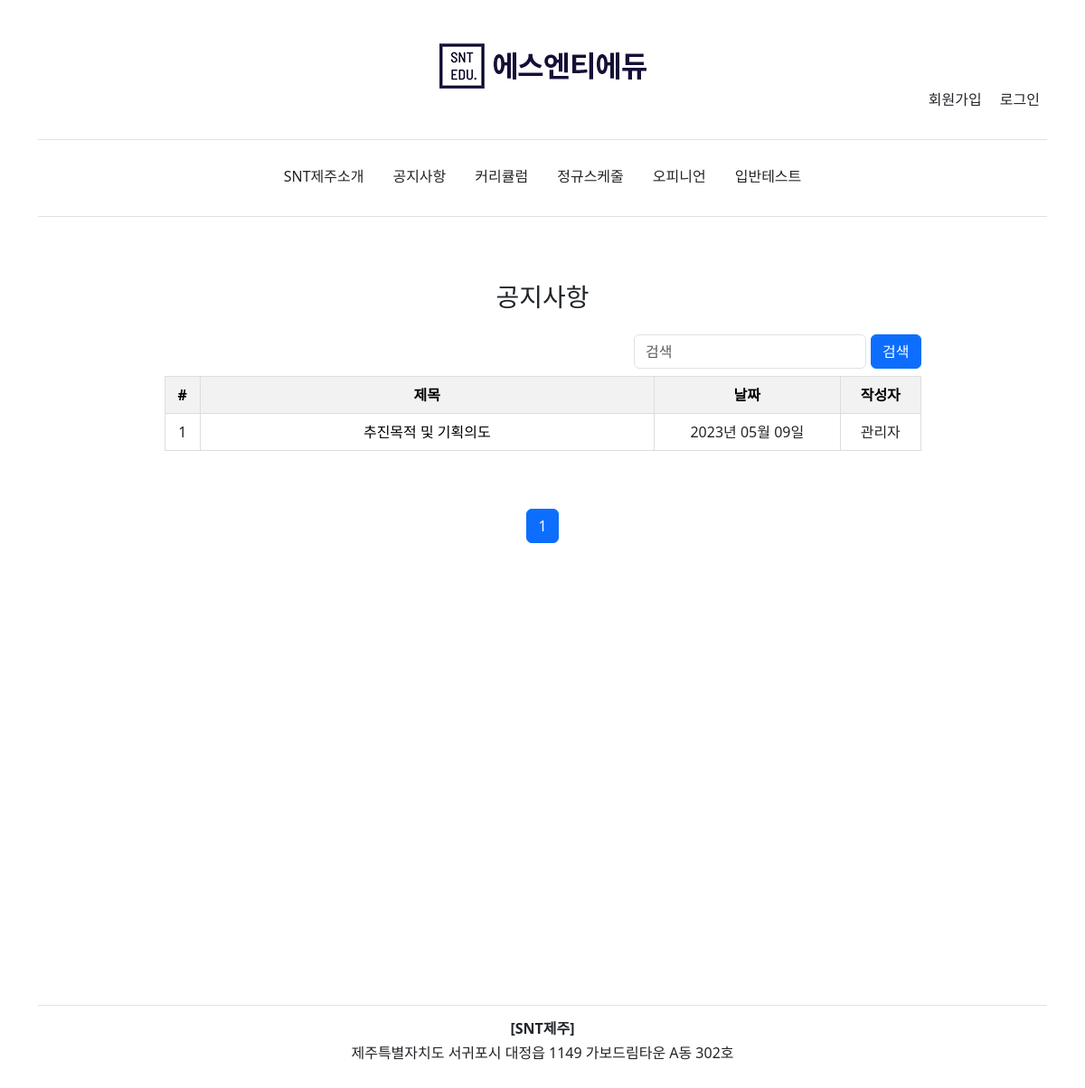
The app's page /announce/ with its own data.
### announce/models.py (models this page shows, shortened)
class BlogPost(models.Model):
	class Meta:
		verbose_name = '공지사항'
		verbose_name_plural = '공지사항'
	title 					= models.CharField(verbose_name='제목', max_length=70, null=False, blank=False)
	body 					= models.TextField(verbose_name='내용', max_length=50000, null=False, blank=False)
	image		 			= models.ImageField(verbose_name='사진', upload_to=upload_location, null=True, blank=True)
	date_published 			= models.DateTimeField(auto_now_add=True, verbose_name="업로드 일짜")
	date_updated 			= models.DateTimeField(auto_now=True, verbose_name="마지막 업데이트")
	author 					= models.ForeignKey(settings.AUTH_USER_MODEL, on_delete=models.CASCADE, verbose_name='작성자', related_name='announce_blog_posts')
	slug 					= AutoSlugField(populate_from='title', unique=True, validators=[slug_validator])

### account/models.py (models this page shows, shortened)
class Account(AbstractBaseUser):
	class Meta:
		verbose_name = '회원정보'
		verbose_name_plural = '회원정보'
	email 				= models.EmailField(verbose_name='이메일', max_length=60, unique=True)
	username 			= models.CharField(verbose_name='아이디', max_length=30, unique=True)
	date_joined			= models.DateTimeField(verbose_name='회원가입일', auto_now_add=True)
	last_login 			= models.DateTimeField(verbose_name='마지막로그인', auto_now=True)
	is_admin 			= models.BooleanField(verbose_name='어드민계정', default=False)
	is_staff			= models.BooleanField(verbose_name='스태프계정', default=False)
	is_superuser		= models.BooleanField(default=False)
	is_active 			= models.BooleanField(verbose_name='활성화계정', default=True)
	first_name			= models.CharField(verbose_name="이름", max_length=30)
	phone_number		= models.CharField(verbose_name="휴대번호", max_length=11)
	USERNAME_FIELD = 'username'
	REQUIRED_FIELDS = ['email', 'first_name', 'phone_number']
	objects = MyAccountManager()

### personal/views.py (the view)
# urls.py: path('announce/', announce_view, name="announce"),
def announce_view(request):
	context = {}
	query = ""
	if request.GET:
		query = request.GET.get('q', '')
		context['query'] = str(query)
	blog_posts = sorted(get_blog_queryset2(query), key=attrgetter('date_updated'), reverse=True)
	page = request.GET.get('page', 1)
	blog_posts_paginator = Paginator(blog_posts, BLOG_POSTS_PER_PAGE)
	try:
		blog_posts = blog_posts_paginator.page(page)
	except PageNotAnInteger:
		blog_posts = blog_posts_paginator.page(BLOG_POSTS_PER_PAGE)
	except EmptyPage:
		blog_posts = blog_posts_paginator.page(blog_posts_paginator.num_pages)
	context['blog_posts'] = blog_posts
	return render(request, "personal/announce.html", context)

### announce/views.py (called while the page is built)
def get_blog_queryset2(query=None):
	queryset = []
	queries = query.split(" ") # python install 2019 = [python, install, 2019]
	for q in queries:
		posts = BlogPost.objects.filter(
				Q(title__icontains=q) |
				Q(body__icontains=q)
			).distinct()
		for post in posts:
			queryset.append(post)
	return list(set(queryset))

### personal/templates/personal/announce.html (shortened to what this page needs)
{% extends 'base.html' %}
{% load static %}
{% block content %}
<div class="text-center">
	<h2 class="h3 mb-3 fw-normal">공지사항</h2>
	<div class="container">
		<div class="row justify-content-center">
			<div class="left-column col-lg-9">
				<div class="text-center">
					<div class="search-bar mt-sm-2 mb-2">
						<form class="form-inline d-flex" method="get">
							<input class="form-control mr-sm-2" type="text" name="q" id="id_q" placeholder="검색">
							<button class="btn btn-primary" type="submit">검색</button>
						</form>
					</div>
					<div class="table-responsive">
						<table class="table table-custom border-top">
							<thead>
								<tr>
									<th scope="col">#</th>
									<th scope="col">제목</th>
									<th scope="col" class="upload-date">날짜</th>
									<th scope="col">작성자</th>
								</tr>
							</thead>
							<tbody>
								{% if blog_posts %}
								{% for post in blog_posts %}
								<tr>
									<td>{{ forloop.counter }}</td>
									<td class="post-title">
										{% include 'announce/snippets/blog_post_snippet.html' with blog_post=post table_view=True %}
									</td>
									<td class="upload-date">{{ post.date_updated|date:"Y년 m월 d일" }}</td>
									<td>{{ post.author.first_name }}</td>
								</tr>
								{% endfor %}
								{% else %}
								<tr>
									<td colspan="4">포스트가 없습니다.</td>
								</tr>
								{% endif %}
							</tbody>
						</table>
					</div>
					{% include 'announce/snippets/blog_post_pagination.html' with blog_posts=blog_posts %}
				</div>
			</div>
		</div>
	</div>
</div>
{% endblock content %}

### announce/templates/announce/snippets/blog_post_snippet.html (shortened to what this page needs)
{% if blog_post %}
{% if table_view %}
<div>
    <a class="blog-post-title" href="{% url 'announce:detail' blog_post.slug %}">{{ blog_post.title }}</a>
</div>
{% endif %}
{% endif %}

### personal/templates/personal/announce.html (style rules this page uses)
.post-title { width: 60%; }
.post-title a { color: black; text-decoration: none; }
.search-bar { display: flex; align-items: center; justify-content: flex-end; }
.left-column { padding:0px; }
.search-bar input { flex: 1; margin-right: 5px; }
.table-custom { width: 100%; border-collapse: collapse; }
.table-custom th, .table-custom td { border: 1px solid #ddd; padding: 8px; }
.table-custom th { text-align: center; background-color: #f2f2f2; color: black; }

### records on screen
BlogPost: title "추진목적 및 기획의도", date_updated "2023년 05월 09일", author.first_name "관리자"

### other values on screen
{{ i }} "1"
